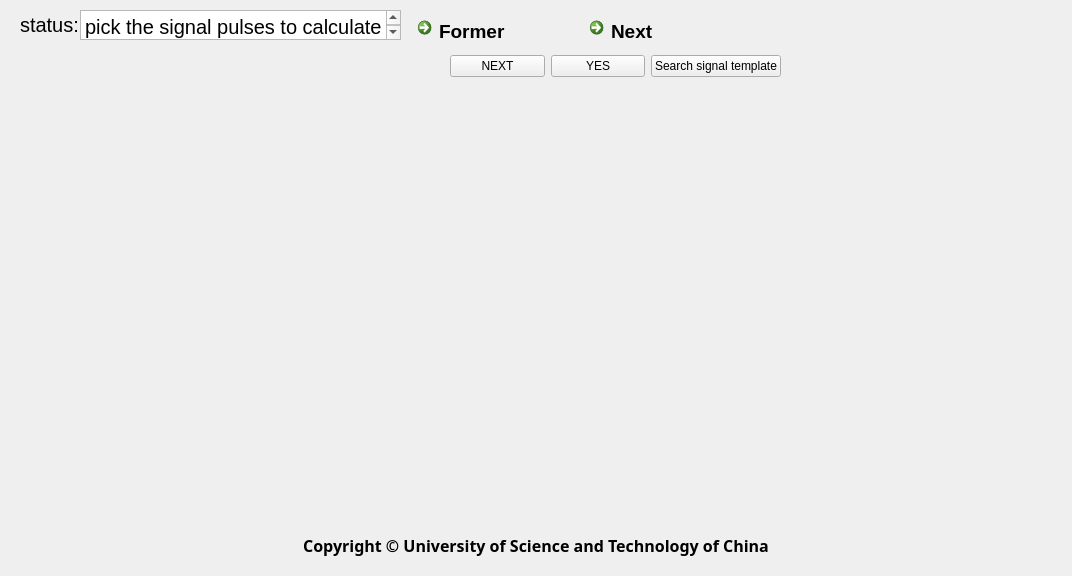
<?xml version="1.0" encoding="UTF-8"?>
<ui version="4.0">
 <class>MainWindow</class>
 <widget class="QMainWindow" name="MainWindow">
  <property name="geometry">
   <rect>
    <x>0</x>
    <y>0</y>
    <width>1072</width>
    <height>576</height>
   </rect>
  </property>
  <property name="font">
   <font>
    <underline>false</underline>
   </font>
  </property>
  <property name="windowTitle">
   <string>MainWindow</string>
  </property>
  <widget class="QWidget" name="centralwidget">
   <widget class="QLabel" name="label">
    <property name="geometry">
     <rect>
      <x>20</x>
      <y>10</y>
      <width>58</width>
      <height>30</height>
     </rect>
    </property>
    <property name="font">
     <font>
      <pointsize>15</pointsize>
      <underline>false</underline>
     </font>
    </property>
    <property name="text">
     <string>status:</string>
    </property>
   </widget>
   <widget class="QTextBrowser" name="textBrowser">
    <property name="geometry">
     <rect>
      <x>80</x>
      <y>10</y>
      <width>321</width>
      <height>30</height>
     </rect>
    </property>
    <property name="maximumSize">
     <size>
      <width>16777215</width>
      <height>30</height>
     </size>
    </property>
    <property name="font">
     <font>
      <pointsize>15</pointsize>
      <underline>false</underline>
     </font>
    </property>
    <property name="html">
     <string>&lt;!DOCTYPE HTML PUBLIC &quot;-//W3C//DTD HTML 4.0//EN&quot; &quot;http://www.w3.org/TR/REC-html40/strict.dtd&quot;&gt;
&lt;html&gt;&lt;head&gt;&lt;meta name=&quot;qrichtext&quot; content=&quot;1&quot; /&gt;&lt;style type=&quot;text/css&quot;&gt;
p, li { white-space: pre-wrap; }
&lt;/style&gt;&lt;/head&gt;&lt;body style=&quot; font-family:'.AppleSystemUIFont'; font-size:15pt; font-weight:400; font-style:normal;&quot;&gt;
&lt;p style=&quot; margin-top:0px; margin-bottom:0px; margin-left:0px; margin-right:0px; -qt-block-indent:0; text-indent:0px;&quot;&gt;pick the signal pulses to calculate template&lt;/p&gt;&lt;/body&gt;&lt;/html&gt;</string>
    </property>
   </widget>
   <widget class="MplWidget" name="MplWidget" native="true">
    <property name="enabled">
     <bool>true</bool>
    </property>
    <property name="geometry">
     <rect>
      <x>10</x>
      <y>89</y>
      <width>521</width>
      <height>431</height>
     </rect>
    </property>
    <property name="mouseTracking">
     <bool>true</bool>
    </property>
    <property name="tabletTracking">
     <bool>true</bool>
    </property>
   </widget>
   <widget class="QLabel" name="label_16">
    <property name="geometry">
     <rect>
      <x>136</x>
      <y>530</y>
      <width>800</width>
      <height>30</height>
     </rect>
    </property>
    <property name="font">
     <font>
      <family>MS PGothic</family>
      <pointsize>12</pointsize>
      <weight>75</weight>
      <bold>true</bold>
      <underline>false</underline>
     </font>
    </property>
    <property name="text">
     <string>Copyright © University of Science and Technology of China</string>
    </property>
    <property name="alignment">
     <set>Qt::AlignCenter</set>
    </property>
    <property name="wordWrap">
     <bool>true</bool>
    </property>
   </widget>
   <widget class="QWidget" name="layoutWidget">
    <property name="geometry">
     <rect>
      <x>410</x>
      <y>10</y>
      <width>338</width>
      <height>30</height>
     </rect>
    </property>
    <layout class="QGridLayout" name="gridLayout">
     <item row="0" column="0">
      <widget class="QCommandLinkButton" name="commandLinkButton_former">
       <property name="maximumSize">
        <size>
         <width>16777215</width>
         <height>30</height>
        </size>
       </property>
       <property name="font">
        <font>
         <pointsize>14</pointsize>
         <underline>false</underline>
        </font>
       </property>
       <property name="text">
        <string>Former</string>
       </property>
      </widget>
     </item>
     <item row="0" column="1">
      <widget class="QCommandLinkButton" name="commandLinkButton_next">
       <property name="maximumSize">
        <size>
         <width>16777215</width>
         <height>30</height>
        </size>
       </property>
       <property name="font">
        <font>
         <pointsize>14</pointsize>
         <underline>false</underline>
        </font>
       </property>
       <property name="text">
        <string>Next</string>
       </property>
      </widget>
     </item>
    </layout>
   </widget>
   <widget class="MplWidget" name="MplWidget_2" native="true">
    <property name="enabled">
     <bool>true</bool>
    </property>
    <property name="geometry">
     <rect>
      <x>540</x>
      <y>90</y>
      <width>521</width>
      <height>431</height>
     </rect>
    </property>
    <property name="mouseTracking">
     <bool>true</bool>
    </property>
    <property name="tabletTracking">
     <bool>true</bool>
    </property>
   </widget>
   <widget class="QWidget" name="">
    <property name="geometry">
     <rect>
      <x>450</x>
      <y>50</y>
      <width>331</width>
      <height>32</height>
     </rect>
    </property>
    <layout class="QHBoxLayout" name="horizontalLayout">
     <item>
      <widget class="QPushButton" name="pushButton_next">
       <property name="text">
        <string>NEXT</string>
       </property>
      </widget>
     </item>
     <item>
      <widget class="QPushButton" name="pushButton_yes">
       <property name="text">
        <string>YES</string>
       </property>
       <property name="checkable">
        <bool>false</bool>
       </property>
      </widget>
     </item>
     <item>
      <widget class="QPushButton" name="pushButton_get_benchmark">
       <property name="text">
        <string>Search signal template</string>
       </property>
       <property name="checkable">
        <bool>false</bool>
       </property>
      </widget>
     </item>
    </layout>
   </widget>
  </widget>
 </widget>
 <customwidgets>
  <customwidget>
   <class>MplWidget</class>
   <extends>QWidget</extends>
   <header location="global">mplwidget.h</header>
   <container>1</container>
  </customwidget>
 </customwidgets>
 <resources/>
 <connections/>
</ui>
